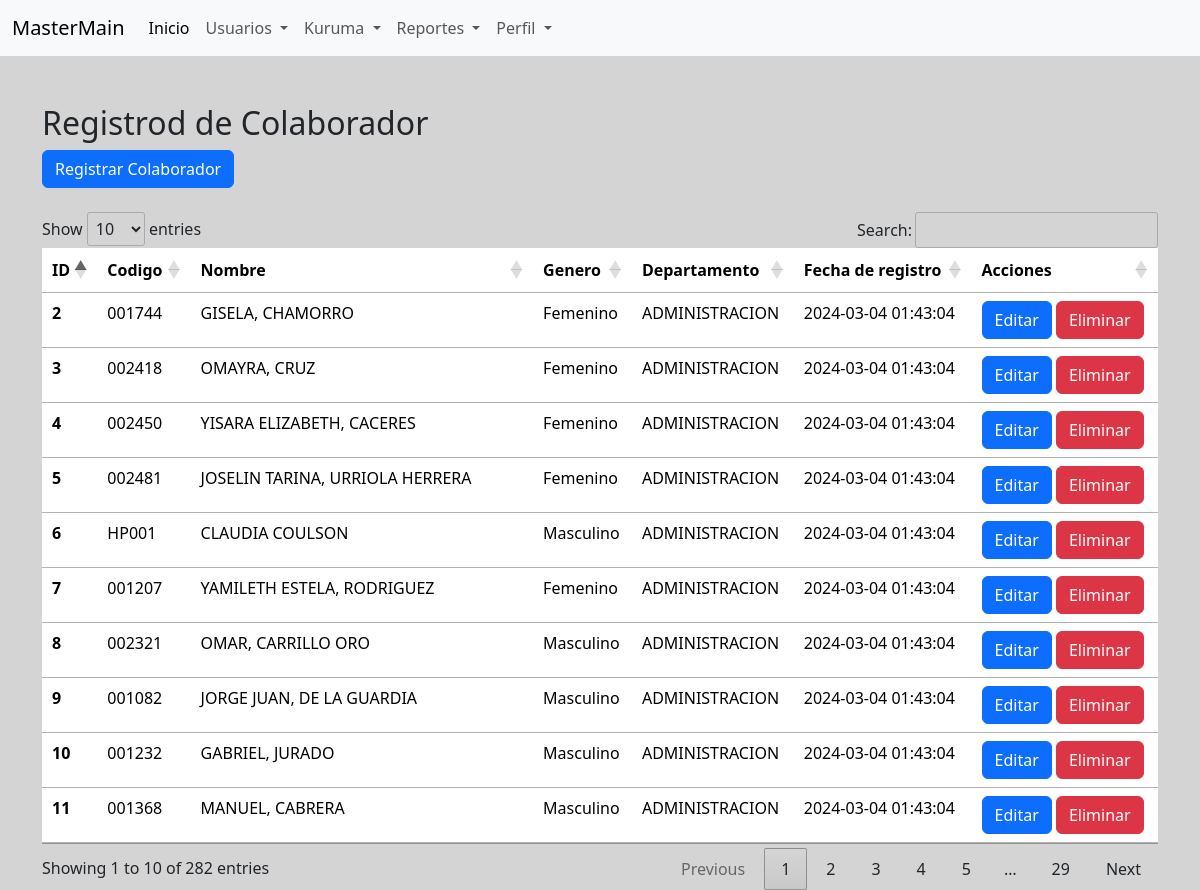
/index.php?pag=reg_colab (signed in), run on the app's committed database.
### tables this page shows
CREATE TABLE `comisiones_colaboradores` (
  `id` int(11) NOT NULL,
  `codigo` varchar(15) NOT NULL,
  `nombre_completo` varchar(150) NOT NULL,
  `genero` varchar(20) NOT NULL,
  `departamento` varchar(100) NOT NULL,
  `stat` int(1) NOT NULL,
  `fecha_log` timestamp NOT NULL DEFAULT current_timestamp()
);

### controllers/ColaboradorController.php (called while the page is built, shortened)
<?php
if (isset($modal) && $modal == 1) {
    require_once '../models/ColaboradorModel.php';
}else {
    require_once 'models/ColaboradorModel.php';
}
class ColaboradorController {
    private $model;
    public function __construct() {
        $this->model = new ColaboradorModel();
    }
    public function all_colab(){
        return $this->model->all_colab();
    }
    public function getAndShowAllColab() {
        $all_colaborador = self::all_colab();
        include 'views/register_colab.php';
    }
}

### models/ColaboradorModel.php (called while the page is built, shortened)
<?php
class ColaboradorModel extends Database {
    public function all_colab() {
        $lista_col = [];
        $conn = $this->getMySQLConnection();
        $stmt = $conn->query("SELECT * FROM comisiones_colaboradores");
        while ($list = $stmt->fetch_array()) {
            $lista_col[] = $list;
        }
        return $lista_col;
    }
}

### views/register_colab.php (the view, shortened to what this page needs)
<?php include 'header.php'; ?>
<?php include 'menu.php'; ?>
<div class="container mt-5">
    <h2>Registrod de Colaborador</h2>
    <button type="button" class="btn btn-primary" data-bs-toggle="modal" data-bs-target="#modalDinamica" onclick="modal_dinamica(3)">
        Registrar Colaborador
    </button>
    <br>
    <br>
    <table class="table table-hover" id="tabla_date">
        <thead>
            <tr>
            <th scope="col">ID</th>
            <th scope="col">Codigo</th>
            <th scope="col">Nombre</th>
            <th scope="col">Genero</th>
            <th scope="col">Departamento</th>
            <th scope="col">Fecha de registro</th>
            <th scope="col">Acciones</th>
            </tr>
        </thead>
        <tbody>
            <?php if (isset($all_colaborador) && !empty($all_colaborador)) {
                    foreach ($all_colaborador as $colab) { ?>
            <tr>
                <th scope="row"><?php echo $colab['id']; ?></th>
                <td><?php echo $colab['codigo']; ?></td>
                <td><?php echo utf8_encode($colab['nombre_completo']); ?></td>
                <td><?php if($colab['genero'] == 'M'){ echo 'Masculino'; }else{ echo 'Femenino';} ?></td>
                <td><?php echo $colab['departamento']; ?></td>
                <td><?php echo $colab['fecha_log']; ?></td>
                <td>
                    <input type="button" value="Editar" class="btn btn-primary" data-bs-toggle="modal" data-bs-target="#modalDinamicaEdit<?php echo $colab['id']; ?>" onclick="modal_dinamica_edit(<?php echo $colab['id']; ?>, 1)">
                    <input type="button" value="Eliminar" class="btn btn-danger" data-bs-toggle="modal" data-bs-target="#modalDinamicaElim<?php echo $colab['id']; ?>" onclick="modal_dinamica_elim(<?php echo $colab['id']; ?>, 1)">
                </td>
            </tr>
            <?php  }
                } else {
                    echo "No hay colaboradores registrados.";
                }
                    ?>
        </tbody>
    </table>
</div>
<?php include 'footer.php'; ?>

### data on the page
comisiones_colaboradores: id "2", codigo "001744", nombre_completo "GISELA, CHAMORRO", genero "Femenino", departamento "ADMINISTRACION", fecha_log "2024-03-04 01:43:04"
comisiones_colaboradores: id "3", codigo "002418", nombre_completo "OMAYRA, CRUZ", genero "Femenino", departamento "ADMINISTRACION", fecha_log "2024-03-04 01:43:04"
comisiones_colaboradores: id "4", codigo "002450", nombre_completo "YISARA ELIZABETH, CACERES", genero "Femenino", departamento "ADMINISTRACION", fecha_log "2024-03-04 01:43:04"
comisiones_colaboradores: id "5", codigo "002481", nombre_completo "JOSELIN TARINA, URRIOLA HERRERA", genero "Femenino", departamento "ADMINISTRACION", fecha_log "2024-03-04 01:43:04"
comisiones_colaboradores: id "6", codigo "HP001", nombre_completo "CLAUDIA COULSON", genero "Masculino", departamento "ADMINISTRACION", fecha_log "2024-03-04 01:43:04"
comisiones_colaboradores: id "7", codigo "001207", nombre_completo "YAMILETH ESTELA, RODRIGUEZ", genero "Femenino", departamento "ADMINISTRACION", fecha_log "2024-03-04 01:43:04"
comisiones_colaboradores: id "8", codigo "002321", nombre_completo "OMAR, CARRILLO ORO", genero "Masculino", departamento "ADMINISTRACION", fecha_log "2024-03-04 01:43:04"
comisiones_colaboradores: id "9", codigo "001082", nombre_completo "JORGE JUAN, DE LA GUARDIA", genero "Masculino", departamento "ADMINISTRACION", fecha_log "2024-03-04 01:43:04"
comisiones_colaboradores: id "10", codigo "001232", nombre_completo "GABRIEL, JURADO", genero "Masculino", departamento "ADMINISTRACION", fecha_log "2024-03-04 01:43:04"
comisiones_colaboradores: id "11", codigo "001368", nombre_completo "MANUEL, CABRERA", genero "Masculino", departamento "ADMINISTRACION", fecha_log "2024-03-04 01:43:04"
